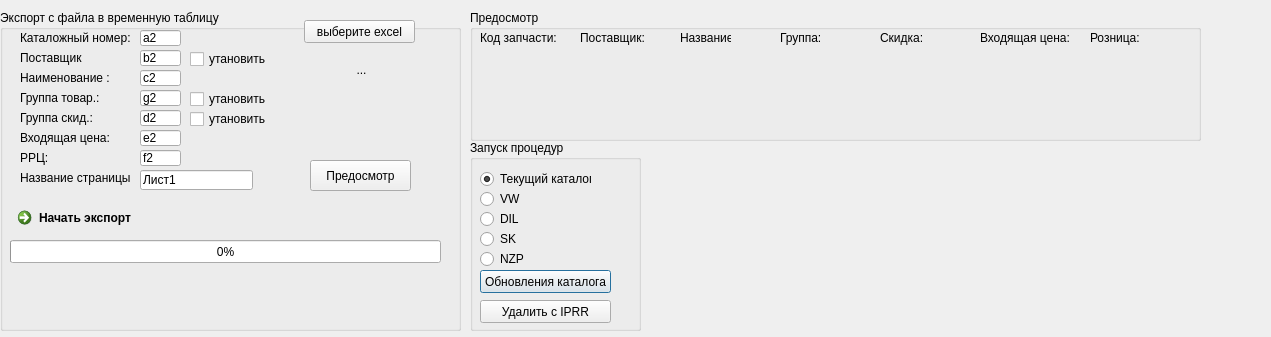
<?xml version="1.0" encoding="UTF-8"?>
<ui version="4.0">
 <class>Export_spare_parts</class>
 <widget class="QDialog" name="Export_spare_parts">
  <property name="geometry">
   <rect>
    <x>0</x>
    <y>0</y>
    <width>1271</width>
    <height>337</height>
   </rect>
  </property>
  <property name="windowTitle">
   <string>Export spare</string>
  </property>
  <widget class="QGroupBox" name="groupBox">
   <property name="geometry">
    <rect>
     <x>470</x>
     <y>140</y>
     <width>171</width>
     <height>191</height>
    </rect>
   </property>
   <property name="title">
    <string>Запуск процедур</string>
   </property>
   <widget class="QRadioButton" name="radioButton_current">
    <property name="enabled">
     <bool>true</bool>
    </property>
    <property name="geometry">
     <rect>
      <x>10</x>
      <y>30</y>
      <width>111</width>
      <height>18</height>
     </rect>
    </property>
    <property name="text">
     <string>Текущий каталог</string>
    </property>
    <property name="checked">
     <bool>true</bool>
    </property>
   </widget>
   <widget class="QRadioButton" name="radioButton_vw">
    <property name="geometry">
     <rect>
      <x>10</x>
      <y>50</y>
      <width>82</width>
      <height>18</height>
     </rect>
    </property>
    <property name="text">
     <string>VW</string>
    </property>
   </widget>
   <widget class="QRadioButton" name="radioButton_dil">
    <property name="geometry">
     <rect>
      <x>10</x>
      <y>70</y>
      <width>82</width>
      <height>18</height>
     </rect>
    </property>
    <property name="text">
     <string>DIL</string>
    </property>
   </widget>
   <widget class="QRadioButton" name="radioButton_sk">
    <property name="geometry">
     <rect>
      <x>10</x>
      <y>90</y>
      <width>82</width>
      <height>18</height>
     </rect>
    </property>
    <property name="text">
     <string>SK</string>
    </property>
   </widget>
   <widget class="QPushButton" name="pushButton_2">
    <property name="geometry">
     <rect>
      <x>10</x>
      <y>130</y>
      <width>131</width>
      <height>23</height>
     </rect>
    </property>
    <property name="text">
     <string>Обновления каталога</string>
    </property>
   </widget>
   <widget class="QRadioButton" name="radioButton_nzp">
    <property name="geometry">
     <rect>
      <x>10</x>
      <y>110</y>
      <width>82</width>
      <height>18</height>
     </rect>
    </property>
    <property name="text">
     <string>NZP</string>
    </property>
   </widget>
   <widget class="QPushButton" name="del_from_iprr">
    <property name="geometry">
     <rect>
      <x>10</x>
      <y>160</y>
      <width>131</width>
      <height>23</height>
     </rect>
    </property>
    <property name="text">
     <string>Удалить с IPRR</string>
    </property>
   </widget>
  </widget>
  <widget class="QGroupBox" name="groupBox_2">
   <property name="geometry">
    <rect>
     <x>0</x>
     <y>10</y>
     <width>461</width>
     <height>321</height>
    </rect>
   </property>
   <property name="title">
    <string>Экспорт с файла в временную таблицу</string>
   </property>
   <widget class="QLabel" name="label_7">
    <property name="geometry">
     <rect>
      <x>280</x>
      <y>50</y>
      <width>151</width>
      <height>20</height>
     </rect>
    </property>
    <property name="text">
     <string>                       ...</string>
    </property>
   </widget>
   <widget class="QLabel" name="label_8">
    <property name="geometry">
     <rect>
      <x>20</x>
      <y>100</y>
      <width>111</width>
      <height>16</height>
     </rect>
    </property>
    <property name="text">
     <string>Группа скид.:</string>
    </property>
   </widget>
   <widget class="QLabel" name="label_itemno">
    <property name="geometry">
     <rect>
      <x>10</x>
      <y>280</y>
      <width>401</width>
      <height>16</height>
     </rect>
    </property>
    <property name="text">
     <string/>
    </property>
   </widget>
   <widget class="QPushButton" name="pushButton">
    <property name="geometry">
     <rect>
      <x>310</x>
      <y>150</y>
      <width>101</width>
      <height>31</height>
     </rect>
    </property>
    <property name="text">
     <string>Предосмотр</string>
    </property>
   </widget>
   <widget class="QProgressBar" name="progressBar">
    <property name="geometry">
     <rect>
      <x>10</x>
      <y>230</y>
      <width>431</width>
      <height>23</height>
     </rect>
    </property>
    <property name="value">
     <number>0</number>
    </property>
   </widget>
   <widget class="QCommandLinkButton" name="commandLinkButton">
    <property name="geometry">
     <rect>
      <x>10</x>
      <y>190</y>
      <width>401</width>
      <height>41</height>
     </rect>
    </property>
    <property name="text">
     <string>Начать экспорт </string>
    </property>
   </widget>
   <widget class="QLabel" name="label_3">
    <property name="geometry">
     <rect>
      <x>20</x>
      <y>80</y>
      <width>111</width>
      <height>16</height>
     </rect>
    </property>
    <property name="text">
     <string>Группа товар.:</string>
    </property>
   </widget>
   <widget class="QLabel" name="label_6">
    <property name="geometry">
     <rect>
      <x>20</x>
      <y>160</y>
      <width>111</width>
      <height>16</height>
     </rect>
    </property>
    <property name="text">
     <string>Название страницы:</string>
    </property>
   </widget>
   <widget class="QLabel" name="label_5">
    <property name="geometry">
     <rect>
      <x>20</x>
      <y>140</y>
      <width>111</width>
      <height>16</height>
     </rect>
    </property>
    <property name="text">
     <string>РРЦ:</string>
    </property>
   </widget>
   <widget class="QLabel" name="print_res">
    <property name="geometry">
     <rect>
      <x>10</x>
      <y>260</y>
      <width>381</width>
      <height>16</height>
     </rect>
    </property>
    <property name="text">
     <string/>
    </property>
   </widget>
   <widget class="QCheckBox" name="provider_check">
    <property name="geometry">
     <rect>
      <x>190</x>
      <y>40</y>
      <width>81</width>
      <height>18</height>
     </rect>
    </property>
    <property name="text">
     <string>утановить</string>
    </property>
   </widget>
   <widget class="QLineEdit" name="later">
    <property name="geometry">
     <rect>
      <x>140</x>
      <y>160</y>
      <width>113</width>
      <height>20</height>
     </rect>
    </property>
    <property name="text">
     <string>Лист1</string>
    </property>
   </widget>
   <widget class="QLabel" name="label_2">
    <property name="geometry">
     <rect>
      <x>20</x>
      <y>60</y>
      <width>111</width>
      <height>16</height>
     </rect>
    </property>
    <property name="text">
     <string>Наименование :</string>
    </property>
   </widget>
   <widget class="QPushButton" name="open_excel_button">
    <property name="geometry">
     <rect>
      <x>304</x>
      <y>10</y>
      <width>111</width>
      <height>23</height>
     </rect>
    </property>
    <property name="text">
     <string>выберите excel</string>
    </property>
   </widget>
   <widget class="QLineEdit" name="name_">
    <property name="geometry">
     <rect>
      <x>140</x>
      <y>60</y>
      <width>41</width>
      <height>16</height>
     </rect>
    </property>
    <property name="text">
     <string>c2</string>
    </property>
   </widget>
   <widget class="QLineEdit" name="enter_price">
    <property name="geometry">
     <rect>
      <x>140</x>
      <y>120</y>
      <width>41</width>
      <height>16</height>
     </rect>
    </property>
    <property name="text">
     <string>e2</string>
    </property>
   </widget>
   <widget class="QLabel" name="label_13">
    <property name="geometry">
     <rect>
      <x>20</x>
      <y>40</y>
      <width>111</width>
      <height>16</height>
     </rect>
    </property>
    <property name="text">
     <string>Поставщик</string>
    </property>
   </widget>
   <widget class="QLineEdit" name="provider_">
    <property name="geometry">
     <rect>
      <x>140</x>
      <y>40</y>
      <width>41</width>
      <height>16</height>
     </rect>
    </property>
    <property name="text">
     <string>b2</string>
    </property>
   </widget>
   <widget class="QLineEdit" name="group_">
    <property name="geometry">
     <rect>
      <x>140</x>
      <y>80</y>
      <width>41</width>
      <height>16</height>
     </rect>
    </property>
    <property name="text">
     <string>g2</string>
    </property>
   </widget>
   <widget class="QLineEdit" name="discount_">
    <property name="geometry">
     <rect>
      <x>140</x>
      <y>100</y>
      <width>41</width>
      <height>16</height>
     </rect>
    </property>
    <property name="text">
     <string>d2</string>
    </property>
   </widget>
   <widget class="QLineEdit" name="retail_">
    <property name="geometry">
     <rect>
      <x>140</x>
      <y>140</y>
      <width>41</width>
      <height>16</height>
     </rect>
    </property>
    <property name="text">
     <string>f2</string>
    </property>
   </widget>
   <widget class="QLabel" name="label">
    <property name="geometry">
     <rect>
      <x>20</x>
      <y>20</y>
      <width>111</width>
      <height>16</height>
     </rect>
    </property>
    <property name="text">
     <string>Каталожный номер:</string>
    </property>
   </widget>
   <widget class="QCheckBox" name="group_check">
    <property name="geometry">
     <rect>
      <x>190</x>
      <y>80</y>
      <width>91</width>
      <height>18</height>
     </rect>
    </property>
    <property name="text">
     <string>утановить</string>
    </property>
   </widget>
   <widget class="QLineEdit" name="code_">
    <property name="geometry">
     <rect>
      <x>140</x>
      <y>20</y>
      <width>41</width>
      <height>16</height>
     </rect>
    </property>
    <property name="text">
     <string>a2</string>
    </property>
   </widget>
   <widget class="QLabel" name="label_4">
    <property name="geometry">
     <rect>
      <x>20</x>
      <y>120</y>
      <width>111</width>
      <height>16</height>
     </rect>
    </property>
    <property name="text">
     <string>Входящая цена:</string>
    </property>
   </widget>
   <widget class="QCheckBox" name="disccount_check">
    <property name="geometry">
     <rect>
      <x>190</x>
      <y>100</y>
      <width>81</width>
      <height>18</height>
     </rect>
    </property>
    <property name="text">
     <string>утановить</string>
    </property>
   </widget>
  </widget>
  <widget class="QGroupBox" name="groupBox_3">
   <property name="geometry">
    <rect>
     <x>470</x>
     <y>10</y>
     <width>731</width>
     <height>131</height>
    </rect>
   </property>
   <property name="title">
    <string>Предосмотр</string>
   </property>
   <widget class="QLabel" name="retail_3">
    <property name="geometry">
     <rect>
      <x>620</x>
      <y>80</y>
      <width>91</width>
      <height>16</height>
     </rect>
    </property>
    <property name="text">
     <string/>
    </property>
   </widget>
   <widget class="QLabel" name="name_3">
    <property name="geometry">
     <rect>
      <x>210</x>
      <y>80</y>
      <width>91</width>
      <height>16</height>
     </rect>
    </property>
    <property name="text">
     <string/>
    </property>
   </widget>
   <widget class="QLabel" name="name">
    <property name="geometry">
     <rect>
      <x>210</x>
      <y>40</y>
      <width>91</width>
      <height>16</height>
     </rect>
    </property>
    <property name="text">
     <string/>
    </property>
   </widget>
   <widget class="QLabel" name="enter_price_l_3">
    <property name="geometry">
     <rect>
      <x>510</x>
      <y>80</y>
      <width>91</width>
      <height>16</height>
     </rect>
    </property>
    <property name="text">
     <string/>
    </property>
   </widget>
   <widget class="QLabel" name="provider_4">
    <property name="geometry">
     <rect>
      <x>110</x>
      <y>100</y>
      <width>91</width>
      <height>16</height>
     </rect>
    </property>
    <property name="text">
     <string/>
    </property>
   </widget>
   <widget class="QLabel" name="label_11">
    <property name="geometry">
     <rect>
      <x>10</x>
      <y>20</y>
      <width>81</width>
      <height>16</height>
     </rect>
    </property>
    <property name="text">
     <string>Код запчасти:</string>
    </property>
   </widget>
   <widget class="QLabel" name="retail_2">
    <property name="geometry">
     <rect>
      <x>620</x>
      <y>60</y>
      <width>91</width>
      <height>16</height>
     </rect>
    </property>
    <property name="text">
     <string/>
    </property>
   </widget>
   <widget class="QLabel" name="group_4">
    <property name="geometry">
     <rect>
      <x>310</x>
      <y>100</y>
      <width>91</width>
      <height>16</height>
     </rect>
    </property>
    <property name="text">
     <string/>
    </property>
   </widget>
   <widget class="QLabel" name="label_15">
    <property name="geometry">
     <rect>
      <x>310</x>
      <y>20</y>
      <width>51</width>
      <height>16</height>
     </rect>
    </property>
    <property name="text">
     <string>Группа:</string>
    </property>
   </widget>
   <widget class="QLabel" name="discount">
    <property name="geometry">
     <rect>
      <x>410</x>
      <y>40</y>
      <width>91</width>
      <height>16</height>
     </rect>
    </property>
    <property name="text">
     <string/>
    </property>
   </widget>
   <widget class="QLabel" name="discount_4">
    <property name="geometry">
     <rect>
      <x>410</x>
      <y>100</y>
      <width>91</width>
      <height>16</height>
     </rect>
    </property>
    <property name="text">
     <string/>
    </property>
   </widget>
   <widget class="QLabel" name="provider_3">
    <property name="geometry">
     <rect>
      <x>110</x>
      <y>80</y>
      <width>91</width>
      <height>16</height>
     </rect>
    </property>
    <property name="text">
     <string/>
    </property>
   </widget>
   <widget class="QLabel" name="label_16">
    <property name="geometry">
     <rect>
      <x>110</x>
      <y>20</y>
      <width>81</width>
      <height>16</height>
     </rect>
    </property>
    <property name="text">
     <string>Поставщик:</string>
    </property>
   </widget>
   <widget class="QLabel" name="provider_2">
    <property name="geometry">
     <rect>
      <x>110</x>
      <y>60</y>
      <width>91</width>
      <height>16</height>
     </rect>
    </property>
    <property name="text">
     <string/>
    </property>
   </widget>
   <widget class="QLabel" name="label_10">
    <property name="geometry">
     <rect>
      <x>620</x>
      <y>20</y>
      <width>111</width>
      <height>16</height>
     </rect>
    </property>
    <property name="text">
     <string>Розница:</string>
    </property>
   </widget>
   <widget class="QLabel" name="discount_2">
    <property name="geometry">
     <rect>
      <x>410</x>
      <y>60</y>
      <width>91</width>
      <height>16</height>
     </rect>
    </property>
    <property name="text">
     <string/>
    </property>
   </widget>
   <widget class="QLabel" name="group_3">
    <property name="geometry">
     <rect>
      <x>310</x>
      <y>80</y>
      <width>91</width>
      <height>16</height>
     </rect>
    </property>
    <property name="text">
     <string/>
    </property>
   </widget>
   <widget class="QLabel" name="label_12">
    <property name="geometry">
     <rect>
      <x>410</x>
      <y>20</y>
      <width>51</width>
      <height>16</height>
     </rect>
    </property>
    <property name="text">
     <string>Скидка:</string>
    </property>
   </widget>
   <widget class="QLabel" name="group">
    <property name="geometry">
     <rect>
      <x>310</x>
      <y>40</y>
      <width>91</width>
      <height>16</height>
     </rect>
    </property>
    <property name="text">
     <string/>
    </property>
   </widget>
   <widget class="QLabel" name="provider_1">
    <property name="geometry">
     <rect>
      <x>110</x>
      <y>40</y>
      <width>91</width>
      <height>16</height>
     </rect>
    </property>
    <property name="text">
     <string/>
    </property>
   </widget>
   <widget class="QLabel" name="name_2">
    <property name="geometry">
     <rect>
      <x>210</x>
      <y>60</y>
      <width>91</width>
      <height>16</height>
     </rect>
    </property>
    <property name="text">
     <string/>
    </property>
   </widget>
   <widget class="QLabel" name="name_4">
    <property name="geometry">
     <rect>
      <x>210</x>
      <y>100</y>
      <width>91</width>
      <height>16</height>
     </rect>
    </property>
    <property name="text">
     <string/>
    </property>
   </widget>
   <widget class="QLabel" name="code">
    <property name="geometry">
     <rect>
      <x>10</x>
      <y>40</y>
      <width>91</width>
      <height>16</height>
     </rect>
    </property>
    <property name="text">
     <string/>
    </property>
   </widget>
   <widget class="QLabel" name="code_3">
    <property name="geometry">
     <rect>
      <x>10</x>
      <y>80</y>
      <width>91</width>
      <height>16</height>
     </rect>
    </property>
    <property name="text">
     <string/>
    </property>
   </widget>
   <widget class="QLabel" name="enter_price_l">
    <property name="geometry">
     <rect>
      <x>510</x>
      <y>40</y>
      <width>91</width>
      <height>16</height>
     </rect>
    </property>
    <property name="text">
     <string/>
    </property>
   </widget>
   <widget class="QLabel" name="enter_price_l_2">
    <property name="geometry">
     <rect>
      <x>510</x>
      <y>60</y>
      <width>91</width>
      <height>16</height>
     </rect>
    </property>
    <property name="text">
     <string/>
    </property>
   </widget>
   <widget class="QLabel" name="group_2">
    <property name="geometry">
     <rect>
      <x>310</x>
      <y>60</y>
      <width>91</width>
      <height>16</height>
     </rect>
    </property>
    <property name="text">
     <string/>
    </property>
   </widget>
   <widget class="QLabel" name="code_4">
    <property name="geometry">
     <rect>
      <x>10</x>
      <y>100</y>
      <width>91</width>
      <height>16</height>
     </rect>
    </property>
    <property name="text">
     <string/>
    </property>
   </widget>
   <widget class="QLabel" name="retail">
    <property name="geometry">
     <rect>
      <x>620</x>
      <y>40</y>
      <width>91</width>
      <height>16</height>
     </rect>
    </property>
    <property name="text">
     <string/>
    </property>
   </widget>
   <widget class="QLabel" name="retail_4">
    <property name="geometry">
     <rect>
      <x>620</x>
      <y>100</y>
      <width>91</width>
      <height>16</height>
     </rect>
    </property>
    <property name="text">
     <string/>
    </property>
   </widget>
   <widget class="QLabel" name="label_9">
    <property name="geometry">
     <rect>
      <x>510</x>
      <y>20</y>
      <width>91</width>
      <height>16</height>
     </rect>
    </property>
    <property name="text">
     <string>Входящая цена:</string>
    </property>
   </widget>
   <widget class="QLabel" name="label_14">
    <property name="geometry">
     <rect>
      <x>210</x>
      <y>20</y>
      <width>51</width>
      <height>16</height>
     </rect>
    </property>
    <property name="text">
     <string>Название:</string>
    </property>
   </widget>
   <widget class="QLabel" name="code_2">
    <property name="geometry">
     <rect>
      <x>10</x>
      <y>60</y>
      <width>91</width>
      <height>16</height>
     </rect>
    </property>
    <property name="text">
     <string/>
    </property>
   </widget>
   <widget class="QLabel" name="discount_3">
    <property name="geometry">
     <rect>
      <x>410</x>
      <y>80</y>
      <width>91</width>
      <height>16</height>
     </rect>
    </property>
    <property name="text">
     <string/>
    </property>
   </widget>
   <widget class="QLabel" name="enter_price_l_4">
    <property name="geometry">
     <rect>
      <x>510</x>
      <y>100</y>
      <width>91</width>
      <height>16</height>
     </rect>
    </property>
    <property name="text">
     <string/>
    </property>
   </widget>
  </widget>
 </widget>
 <resources/>
 <connections/>
</ui>
